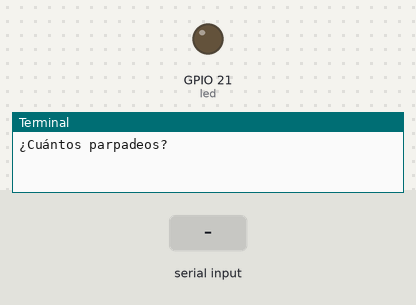
The program below on a simulated Raspberry Pi (BCM pin numbers). On the bench: output pins drawn as LEDs (lit = HIGH), the last lines printed to the terminal. Dashed ring = blinking. The test bench sets the inputs (shaded band). At 6.3 s the program stops and its outputs stay as they are.

Above: at 1.2 s.
1.3 s: "5" typed at the terminal, then Enter
At 1.55 s:
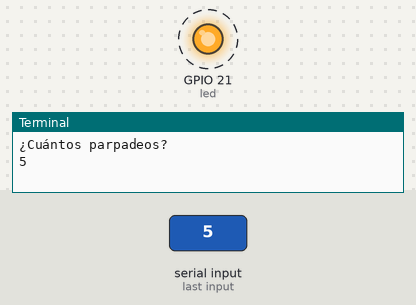
Timing chart, 0 to 7.3 s (numbered marks = the images above; inputs shaded):
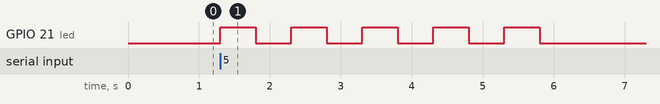

Measured:
- after the input at 1.3 s, GPIO 21 (led): alternates HIGH for 0.50 s and LOW for 0.50 s, 10 changes in all, then stays LOW, starting at once

The program:

3_blink_n_veces.py
```python
from gpiozero import LED
from signal import pause

led = LED(21)

parpadeos = int(input("¿Cuántos parpadeos? "))

# El LED parpadea, en segundo plano (1 parpadeo por segundo)
led.blink(on_time=0.5, off_time=0.5, n=parpadeos)

# Mantenemos el programa pausado
# Las acciones del botón se procesan de fondo
# No necesario si lo ejecutamos desde intérprete
# Finalizar con Ctrl+C
pause()
```
